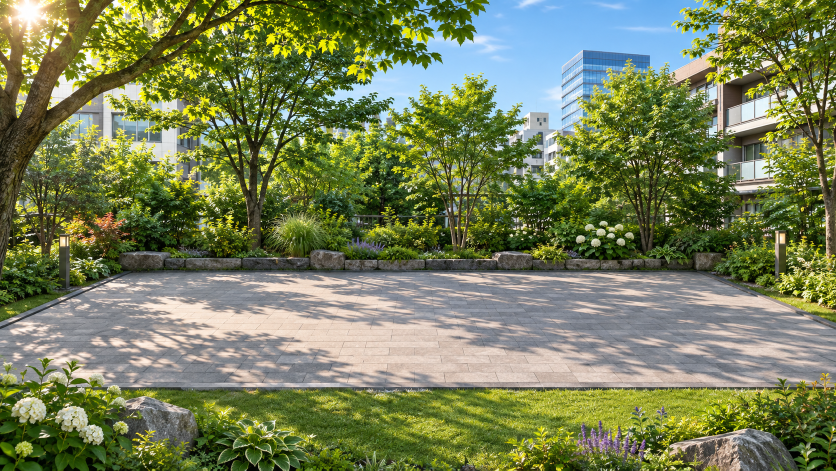
#> input picture film-source/v8/art/B00_green_site.png, 1672 x 941 px (shown at 1/2 size)
$ python -i film_v8.py   (imports and definitions only)
#> lines starting #> are read from the running program, lines starting #| are printed output that depends on the picture
"""Mobility World v8：ケーパビリティ資料の画風（ChatGPT作画）で全編を組み立てる。
構成・字幕・場面の順は v7 と同じ。1920x1080・60fps、日英2版を1回の描画から同時に書き出す。
絵は art/ に置く（Bxx_*.png＝背景、Sxx_*.png＝透過部品）。動き・注記・光の流れはここで決定的に生成する。"""
from pathlib import Path
from PIL import Image, ImageDraw, ImageFilter, ImageFont, ImageEnhance
import math, subprocess, sys, json, glob
from concurrent.futures import ProcessPoolExecutor

ROOT = Path(__file__).resolve().parent
ART_DIR = ROOT / 'art'
W, H = 1920, 1080
FPS = int(next((a.split('=')[1] for a in sys.argv if a.startswith('--fps=')), 60))
CYAN = (62, 221, 255); WHITE = (244, 249, 255); NAVY = (10, 29, 49); GOLD = (255, 207, 112)
YELLOW = (255, 214, 92); BLUE = (90, 190, 255); RED = (255, 96, 72); GREEN = (110, 233, 176)
FONT = '/usr/share/fonts/opentype/noto/NotoSansCJK-Regular.ttc'
FONTB = '/usr/share/fonts/opentype/noto/NotoSansCJK-Bold.ttc'
_f = {}
# [4 lines left out: function font, not called in this run]
def ease(u): u = min(1, max(0, u)); return u * u * (3 - 2 * u)
def ease_out(u): u = min(1, max(0, u)); return 1 - (1 - u) ** 3
def mix(a, b, u): return a + (b - a) * u

# ---------------- 文言（v7 と同一） ----------------
# [1 line that did not run here, left out]

# ---------------- 素材 ----------------
_art = {}
ALIASES = {'S04_cafe_on_legs': 'S16_container_on_legs', 'S05_produce_on_legs': 'S16_container_on_legs',
           'S02_fc_produce': 'S01_fc_cafe'}     # 未着の部品は近い絵で仮置き（届けば自動で置き換わる）
# [15 lines left out: function art, not called in this run]

OUTDOOR = ('B00', 'B01', 'B04', 'B05', 'B06', 'B08', 'B09', 'B14', 'B16', 'B18')
# [10 lines left out: function kites, not called in this run]

_occ = {}
OCC = [None]     # 今の背景の「植栽の根元の高さ」マップ（画素ごと、植栽でなければ 0）
# [40 lines left out: functions occ_map, comp, bg, not called in this run]

_spr = {}
# [15 lines left out: function sprite, not called in this run]

def xf(x, y, h):
    if XF[0] is None: return x, y, h
    tx, ty, sc = XF[0]; return tx + (x - 900) * sc, ty + (y - 640) * sc, h * sc

# [33 lines left out: functions shadow, same_width_h, lower_on_legs, place, not called in this run]

AXIS = .16   # 部品の車体軸：左へ1進むと下へ0.16（左手前向きの絵）。反転絵は右手前向き。
# [120 lines left out: functions drive, walker, crowd, _pts, flows, rings and 2 more, not called in this run]

# ---------------- カメラ ----------------
class Cam:
    def __init__(s, z, cx, cy): s.z, s.cx, s.cy = z, cx, cy
    # [4 lines left out: function box, not called in this run]
    def render(s, src):
        x0, y0, cw, ch = s.box()
        return src.transform((W, H), Image.Transform.EXTENT, (x0, y0, x0 + cw, y0 + ch), Image.Resampling.BICUBIC)
    def pos(s, x, y):
        x0, y0, cw, ch = s.box(); k = W / cw; return ((x - x0) * k, (y - y0) * k)

def cam(t, dur, a, b):
    u = ease(t / dur); return Cam(*(mix(p, q, u) for p, q in zip(a, b)))

# [42 lines left out: functions keys, wipe, xfade, SIWM, not called in this run]
IWM_PAD = (836, 700)   # B00 の据え付け区画（受け取り後に調整）

# [6 lines left out: function S00, not called in this run]

def S01(t):
    c = cam(t, 15, (1.0, 836, 470), (1.12, 820, 470)); im = c.render(bg('B02'))
    return im, [('Seneschal｜利用予定と送迎をつなぐ', 'Seneschal | Bookings linked to transport', (120, 260), None, (t - 10.2) / .5, CYAN)]

def S02(t):
    c = cam(t, 15, (1.12, 860, 470), (1.0, 836, 470)); im = c.render(bg('B03'))
    return im, [('Seneschal｜参加の希望と帰りの移動', 'Seneschal | Participation and the trip home', (120, 260), None, (t - 10.2) / .5, CYAN)]

# [32 lines left out: functions SSALON, S03, not called in this run]

CHARGE_BAY = (330, 835)   # B05 の緑の充電区画
DAY_SHOPS = [((1180, 655), 150), ((1450, 760), 185)]   # 昼の空き区画に置くコンテナ店舗（受け取り後に調整）
PARKED = []   # B05/B08 の背景に、まばらな乗用車（5台程度）が既に描かれている
def parked_cars(src, night=0.0):
    """自家用車が減った昼の駐車場：広い区画にまばらに数台だけ止まっている（受け取り後に位置を調整）。"""
    for (x, y), n, fl in PARKED:
        if art(n) is None: n = 'S08_avp_minivan'
        place(src, n, x, y, 120 * (1 + (y - 760) * .0015), night=night, flip=fl)

def day_shops(src, night=0.0):
    parked_cars(src, night)
    for (x, y), h in DAY_SHOPS: place(src, 'S04g_cafe_grounded', x, y, same_width_h('S04g_cafe_grounded', 'S04_cafe_on_legs', h), night=night)   # 営業中は地面設置
# [40 lines left out: functions S04, ROWS, not called in this run]

_RS = json.loads((ROOT / 'rows_slots.json').read_text()) if (ROOT / 'rows_slots.json').exists() else None
ROWS_SLOTS_FIXED = _RS['rows'] if _RS else None
ROWS_BG = _RS['bg'] if _RS else 'B08_lot_swap'
# [6 lines left out: function ROW_SLOTS, not called in this run]

XF = [None]   # 入れ替えの列の座標変換（列座標 → 背景座標）
# [27 lines left out: functions row_layer, S08, not called in this run]

NODE_FLOWS = [  # B07 断面の配管（元絵座標）
    (BLUE, [(160, 690), (150, 690), (150, 600), (150, 525)]),                    # 水素：タンク→地上の供給口
    (BLUE, [(330, 690), (380, 600), (560, 600), (575, 660)]),                    # 冷熱：タンク→熱交換器
    (BLUE, [(700, 600), (1240, 582), (1560, 582), (1560, 650)]),                 # 冷熱：熱交換器→HPC室
    (RED, [(1540, 598), (1250, 596), (720, 612), (690, 660)]),                   # 排熱：HPC→熱交換器
    (YELLOW, [(1250, 525), (1250, 572), (1030, 576), (1030, 670)]),              # 電力：受電→配電盤
    (YELLOW, [(1250, 572), (1300, 600), (1300, 650)]),                           # 電力：配電盤→HPC
]
NODE_LABELS = [('LH2タンク｜水素と冷熱', 'LH2 tank | Hydrogen and cold', (140, 540), (245, 700), BLUE),
               ('熱交換器', 'Heat exchanger', (560, 540), (630, 700), BLUE),
               ('分散HPC｜排熱を回収', 'Distributed HPC | Heat recovery', (1260, 540), (1300, 700), RED),
               ('太陽光｜PPA・VPP', 'Solar | PPA and VPP', (100, 330), (230, 215), YELLOW)]
NIGHT_LOT = (1180, 760)    # B06 で可搬式整備を置く位置

# [56 lines left out: functions night_work, S09, S10, plant_scene, not called in this run]

ANNOT = json.loads((ROOT / 'annot.json').read_text()) if (ROOT / 'annot.json').exists() else {}
# [5 lines left out: function A, not called in this run]

KITES = [(560, 115, 40), (880, 140, 30)]   # 上空の2基（元絵座標・高さ）
# [18 lines left out: function S11, not called in this run]
def S12(t): return plant_scene('B12', *A('B12'))(t)
def S13(t): return plant_scene('B13', *A('B13'))(t)
def S15(t): return plant_scene('B15', *A('B15'))(t)

# [78 lines left out: functions S14, shake, blur_place, S16, S17, not called in this run]
CONSOLES = {'ja': ['活動', 'フリート', 'サービス拠点', '都市運用'], 'en': ['Activity', 'Fleet', 'Service Hub', 'Urban']}

# [30 lines left out: functions S18, S19, not called in this run]

SEGMENTS = [('iwm', 15, SIWM), (0, 15, S00), (1, 15, S01), (2, 15, S02), ('salon', 15, SSALON), (3, 15, S03), (4, 15, S04), ('rows', 26, ROWS),
            (8, 15, S08), (9, 15, S09), (10, 15, S10), (11, 15, S11), (12, 15, S12), (13, 15, S13),
            (14, 15, S14), (15, 15, S15), (16, 15, S16), (17, 15, S17), (18, 15, S18), (19, 15, S19)]
TOTAL = sum(d for _, d, _ in SEGMENTS)   # 311 秒（IWMの場面と、移動式コミュニティスペースの走行場面を追加）

# [47 lines left out: functions locate, overlay, not called in this run]
MUSIC_TITLES = (ROOT / 'music_titles.txt').read_text().strip() if (ROOT / 'music_titles.txt').exists() else 'Felicity  /  Where Stars Fall  /  Born Of The Sky'

_NOW = [0.0]
# [5 lines left out: function frame_pair, not called in this run]

def chunk(rng): return [frame_pair(k) for k in rng]

# [22 lines not run here, left out]

>>> import cv2
>>> picture = cv2.imread('art/B00_green_site.png', cv2.IMREAD_GRAYSCALE)
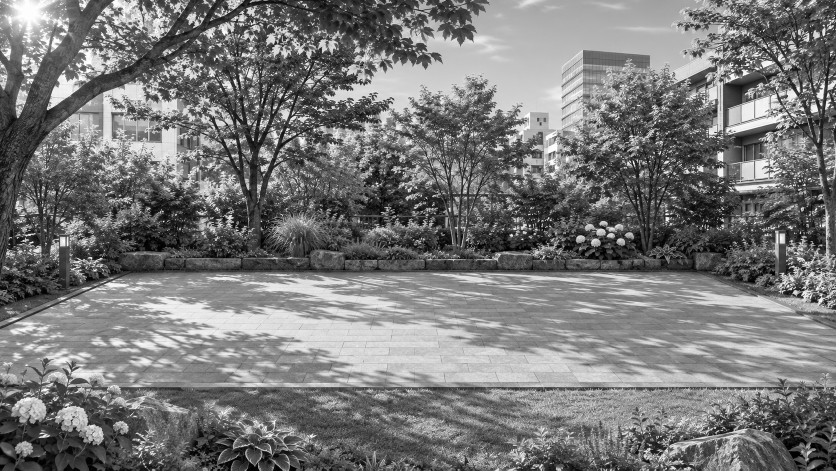
#> picture: shape (941, 1672) (shown at 1/2 size); min 0, max 255, mean 120.5
>>> result = parked_cars(picture)

$ run again, on film-source/v8/art/B05c_node_day_cars.png
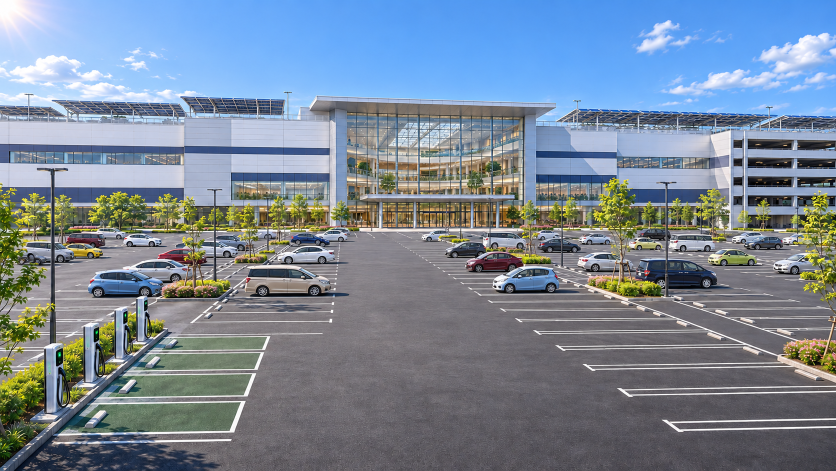
#> input picture film-source/v8/art/B05c_node_day_cars.png, 1672 x 941 px (shown at 1/2 size)
#> `picture = cv2.imread('art/B00_green_site.png', cv2.IMREAD_GRAYSCALE)`:
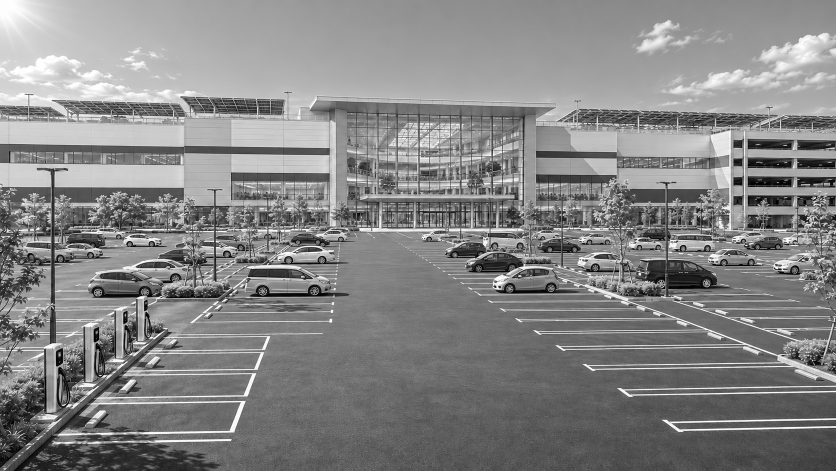
#> picture: shape (941, 1672) (shown at 1/2 size); min 0, max 255, mean 133.1

$ run again, on film-source/v8/art/B06_node_night.png
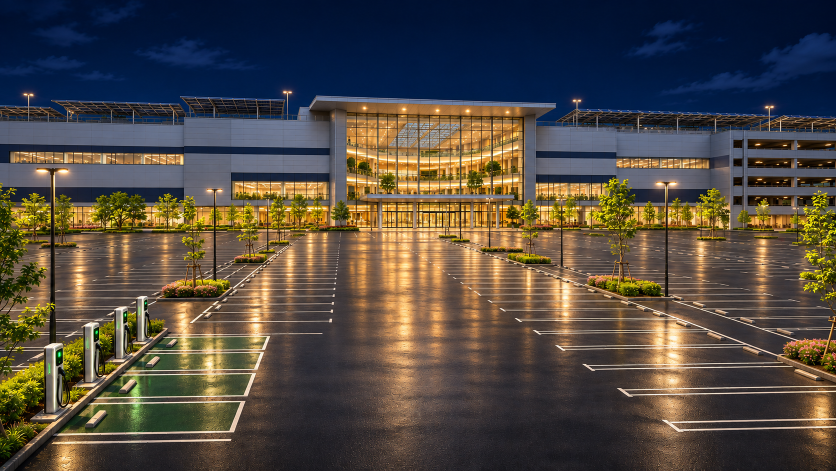
#> input picture film-source/v8/art/B06_node_night.png, 1672 x 941 px (shown at 1/2 size)
#> `picture = cv2.imread('art/B00_green_site.png', cv2.IMREAD_GRAYSCALE)`:
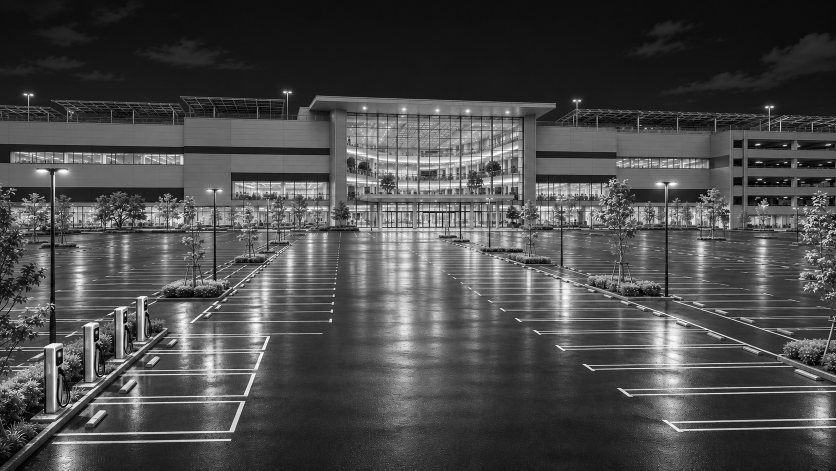
#> picture: shape (941, 1672) (shown at 1/2 size); min 0, max 255, mean 74.5
